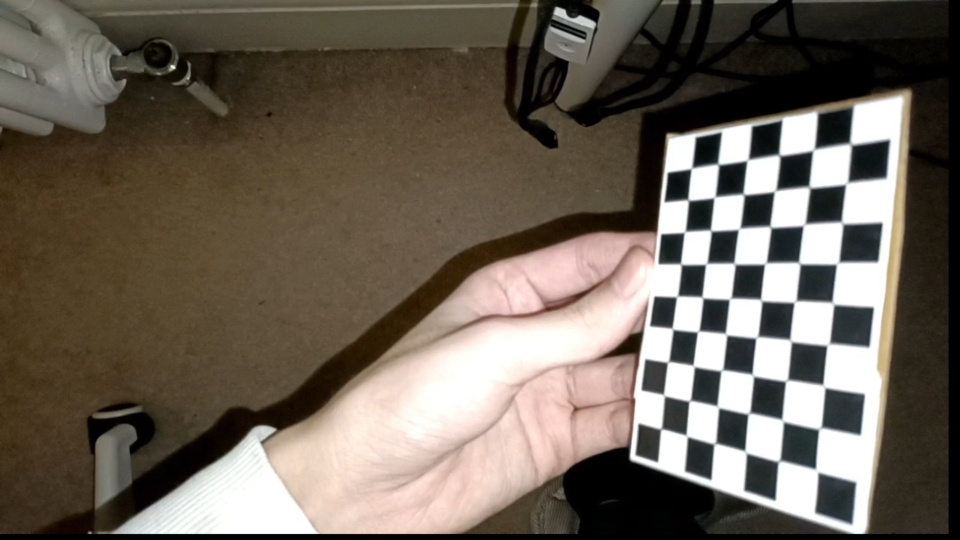
#> input picture Visual/calib_images/img_0013.png, 1920 x 1080 px (shown at 1/2 size)
$ python find_pixel_on_image.py
#> lines starting #> are read from the running program, lines starting #| are printed output that depends on the picture; after the words box and inside, x2 and y2 are one past the last pixel; in counts of white or black regions, pixels touching at a corner belong together
import cv2
import numpy as np
import os

# ========= 配置 =========
IMAGE_PATH = "calib_images/img_0013.png"   # 改成你要打开的那张
INTRINSICS_PATH = "camera_intrinsics.npz"
WINDOW_W, WINDOW_H = 1200, 675            # 只影响显示大小，不影响像素坐标
ALPHA = 1.0   # 1.0 保留视野(可能有黑边)；0.0 裁剪黑边（要和你算H时一致）
# =======================

img = cv2.imread(IMAGE_PATH)
#> img is the input picture: shape (1080, 1920, 3); mean B, G, R 87.7, 99.2, 108.7
if img is None:
    raise RuntimeError(f"❌ 读不到图片: {IMAGE_PATH}")

intr = np.load(INTRINSICS_PATH)
#> (reads Visual/camera_intrinsics.npz from the repository)
K, dist = intr["K"], intr["dist"]

h, w = img.shape[:2]
#> h = 1080; w = 1920
newK, _ = cv2.getOptimalNewCameraMatrix(K, dist, (w, h), alpha=ALPHA)
img_ud = cv2.undistort(img, K, dist, None, newK)
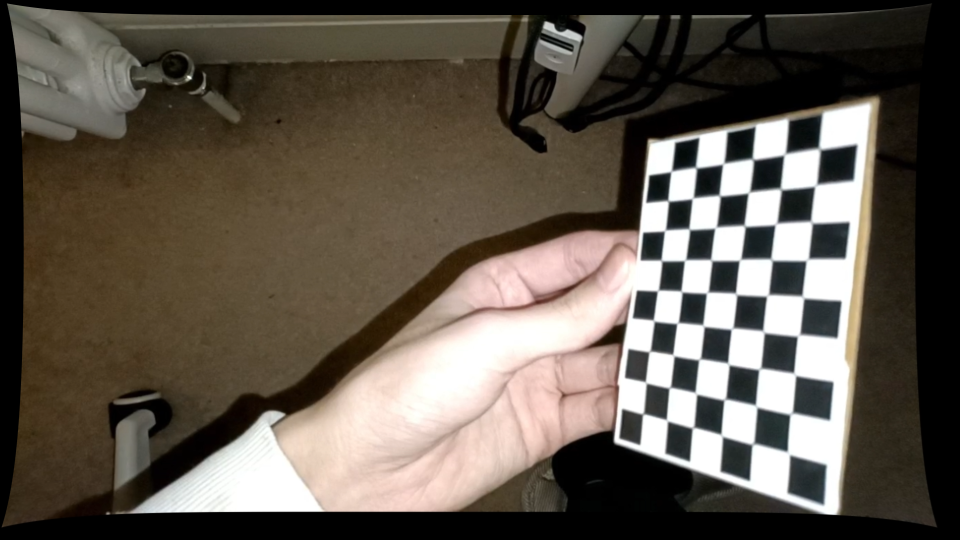
#> img_ud: shape (1080, 1920, 3) (shown at 1/2 size); mean B, G, R 77.1, 87.3, 95.7

clicked = []  # 存放 (u,v) in undistorted image

def redraw(base):
    vis = base.copy()
    # 画所有点
    for i, (x, y) in enumerate(clicked):
        cv2.circle(vis, (x, y), 5, (0, 0, 255), -1)
        cv2.putText(vis, f"{i}:({x},{y})", (x + 6, y - 6),
                    cv2.FONT_HERSHEY_SIMPLEX, 0.6, (0, 0, 255), 2)
    # 提示
    cv2.putText(vis, "Left click: add point | R: reset | S: save points | ESC: quit",
                (20, 40), cv2.FONT_HERSHEY_SIMPLEX, 0.9, (0, 255, 0), 2)
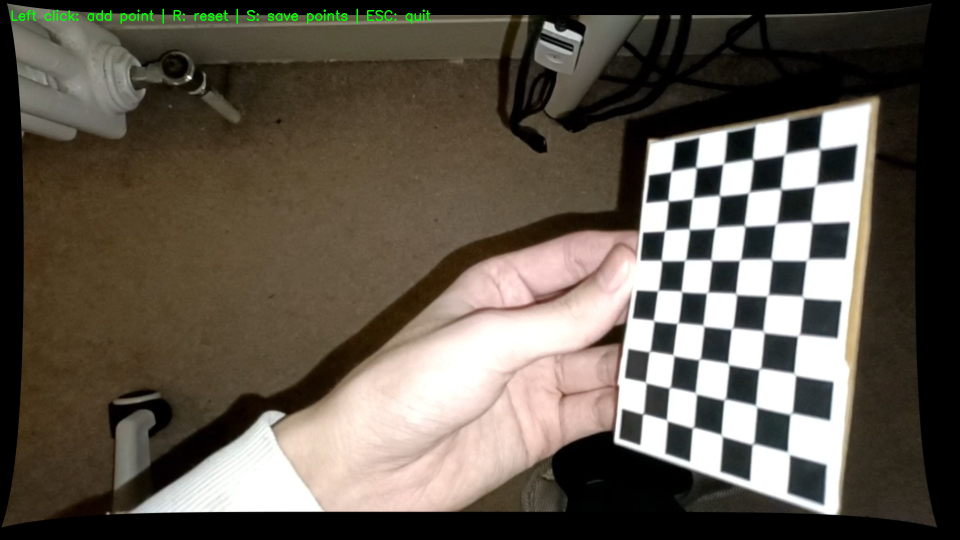
#> vis: shape (1080, 1920, 3) (shown at 1/2 size); 0.24% of pixels changed, all inside (x1, y1, x2, y2) = (23, 17, 862, 48)
    return vis

vis = redraw(img_ud)

def on_mouse(event, x, y, flags, param):
    global vis
    if event == cv2.EVENT_LBUTTONDOWN:
        clicked.append((int(x), int(y)))
        print(f"clicked (undistorted) pixel: u={x}, v={y}")
        vis = redraw(img_ud)
        cv2.imshow("undistorted", vis)

cv2.namedWindow("undistorted", cv2.WINDOW_NORMAL)
cv2.resizeWindow("undistorted", WINDOW_W, WINDOW_H)
cv2.setMouseCallback("undistorted", on_mouse)

cv2.imshow("undistorted", vis)

while True:
    key = cv2.waitKey(0) & 0xFF
#> (key Esc is pressed here)

    if key == 27:  # ESC
        break

    if key in (ord('r'), ord('R')):
        clicked.clear()
        vis = redraw(img_ud)
        cv2.imshow("undistorted", vis)
        print("reset points")

    if key in (ord('s'), ord('S')):
        out_path = "clicked_points.txt"
        with open(out_path, "w", encoding="utf-8") as f:
            f.write(f"# image: {IMAGE_PATH}\n")
            f.write(f"# undistorted size: {w}x{h}, alpha={ALPHA}\n")
            for i, (x, y) in enumerate(clicked):
                f.write(f"{i}\t{x}\t{y}\n")
        print(f"✅ saved {len(clicked)} points to {out_path}")

cv2.destroyAllWindows()
